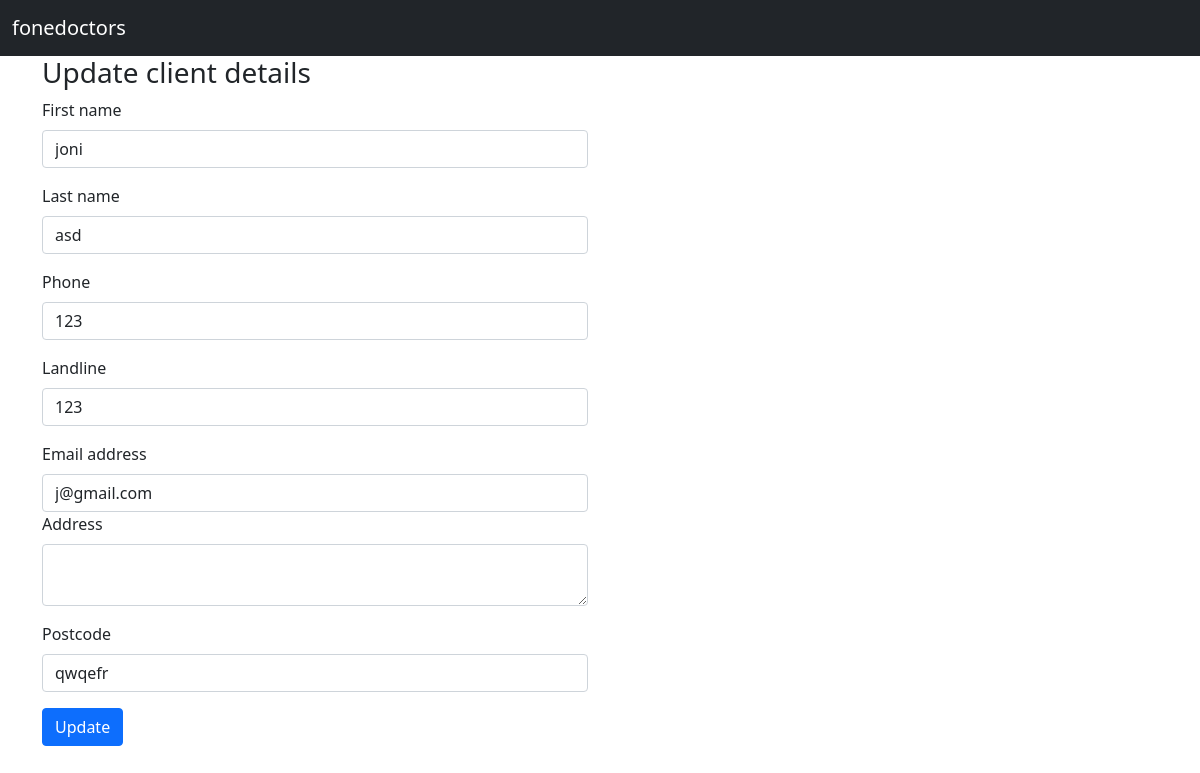
/update_client_details/10, run on the app's committed database.
### customer/models.py (models this page shows, shortened)
class Customer(models.Model):
    id = models.AutoField(primary_key=True)
    first_name = models.CharField(max_length=250)
    last_name = models.CharField(max_length=250)
    phone  = models.IntegerField()
    landline  = models.IntegerField()
    email = models.EmailField(max_length=250)
    address = models.CharField(max_length=250)
    postcode = models.CharField(max_length=250)
    created_date = models.DateTimeField(null=True, blank= True)#
    created_by = models.ForeignKey(User,on_delete=models.CASCADE, null=True, blank=True)

### customer/views.py (the view, shortened to what this page needs)
# urls.py: path('update_client_details/<str:id>', views.update_client_details, name='update_client_details'),
def update_client_details(request,id):
    customer_update = Customer.objects.get(id=id)
    context = {'customer_context':customer_update}# customer_update comes from line 56
    return render(request,'update_client_details.html',context)

### templates/update_client_details.html (shortened to what this page needs)
{% extends 'base.html' %}
{% block content %}
<div class="container">
  <div class="row">
    <div class="col">
      <h3>Update  client details </h3>
      <form method="POST" action="{% url 'Client_detail_info' customer_context.id %}">
        <div class="mb-3 ">
          <label for="exampleInputEmail1" class="form-label">First name</label>
          <input type="text"  value= "{{customer_context.first_name}}" name = "first_name" class="form-control" id="exampleInputEmail1"  >
        </div>
        <div class="mb-3">
          <label for="exampleInputEmail1" class="form-label">Last name</label>
          <input type="text" value= "{{customer_context.last_name}}" name = "last_name"class="form-control" id="exampleInputEmail1" aria-describedby="emailHelp">
        </div>
        <div class="mb-3">
          <label for="exampleInputEmail1" class="form-label">Phone</label>
          <input type="text" value= "{{customer_context.phone}}" name = "phone" class="form-control" id="exampleInputEmail1" aria-describedby="emailHelp">
        </div>
        <div class="mb-3">
          <label for="exampleInputEmail1" class="form-label">Landline</label>
          <input type="text"  value= "{{customer_context.landline}}" name = "landline" class="form-control" id="exampleInputEmail1" aria-describedby="emailHelp">
        </div>
        <div class="mb-3">
          <label for="exampleInputEmail1" class="form-label">Email address</label>
          <input type="email"  value= "{{customer_context.email}}" name = "email" class="form-control" id="exampleInputEmail1" aria-describedby="emailHelp">
          <div class="mb-3">
            <label for="exampleInputEmail1" class="form-label">Address</label>
            <textarea class="form-control" value= "{{customer_context.address}}" name = "address"id="exampleInputEmail1" aria-describedby="emailHelp"></textarea>
          </div>
          <div class="mb-3">
            <label for="exampleInputEmail1" class="form-label">Postcode</label>
            <input type="text" value= "{{customer_context.postcode}}" name = "postcode" class="form-control" id="exampleInputEmail1" aria-describedby="emailHelp">
          </div>
        </div>
        <button type="submit" class="btn btn-primary">Update</button>
      </form>
    </div>
    <div class="col">
    </div>
  </div>
{% endblock %}

### data on the page
Customer: first_name "joni", last_name "asd", phone "123", landline "123", email "j@gmail.com", postcode "qwqefr"
